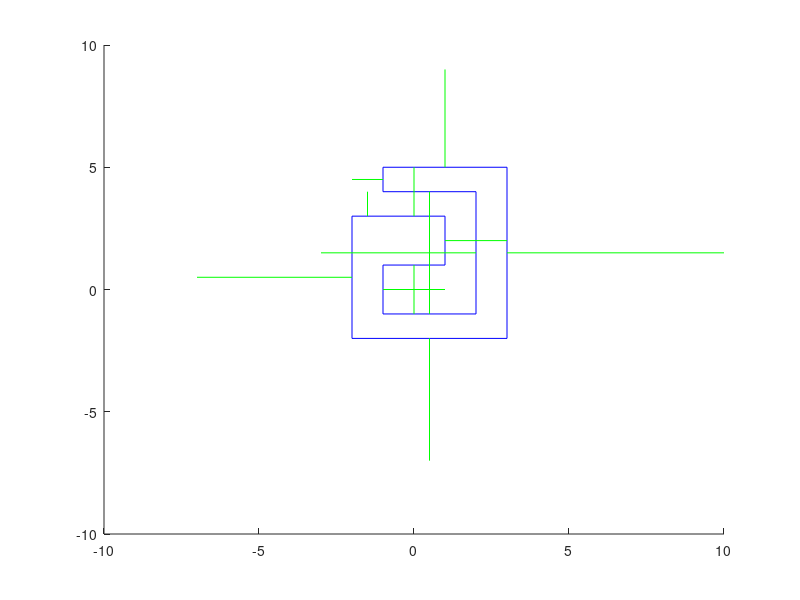

Here is the MATLAB script that generated this plot:
fid = fopen('Normale.txt');
n0 = textscan(fid,'%d',1); %lecture du nombre de points
n = n0{1,1};

obstacle = zeros(n,4); % matrice des coordonnées des points des segments 
j=1;


while(j~=n+1) 
    for i=1:n
        k = textscan(fid,'%f',1);
        obstacle(i,1) = k{1,1};
        k = textscan(fid,'%f',1);
        obstacle(i,2) = k{1,1};
        k = textscan(fid,'%f',1);
        obstacle(i,3) = k{1,1};
        k = textscan(fid,'%f',1);
        obstacle(i,4) = k{1,1};
        j=j+1;
    end
end

hold on
for i=1:n
    plot([obstacle(i,1) obstacle(i,3)],[obstacle(i,2) obstacle(i,4)], 'Color', 'blue');
end

m0 = textscan(fid,'%d',1); %lecture du nombre de normales
m = m0{1,1};

normales = zeros(m,2); % matrice des coordonnées des points des segments 
i=1; 
while(i~=(m+1))
    k = textscan(fid,'%f',1);
    normales(i,1) = k{1,1};
    k = textscan(fid,'%f',1);
    normales(i,2) = k{1,1};
    k = textscan(fid,'%f',1);
    normales(i+1,1) = k{1,1};
    k = textscan(fid,'%f',1);
    normales(i+1,2) = k{1,1};
    i=i+2;
end

i=1; 
while(i~=(m+1))
    plot([normales(i,1),normales(i+1,1)],[normales(i,2),normales(i+1,2)], 'Color', 'green');
    i=i+2;
end
hold off;

fclose(fid);


